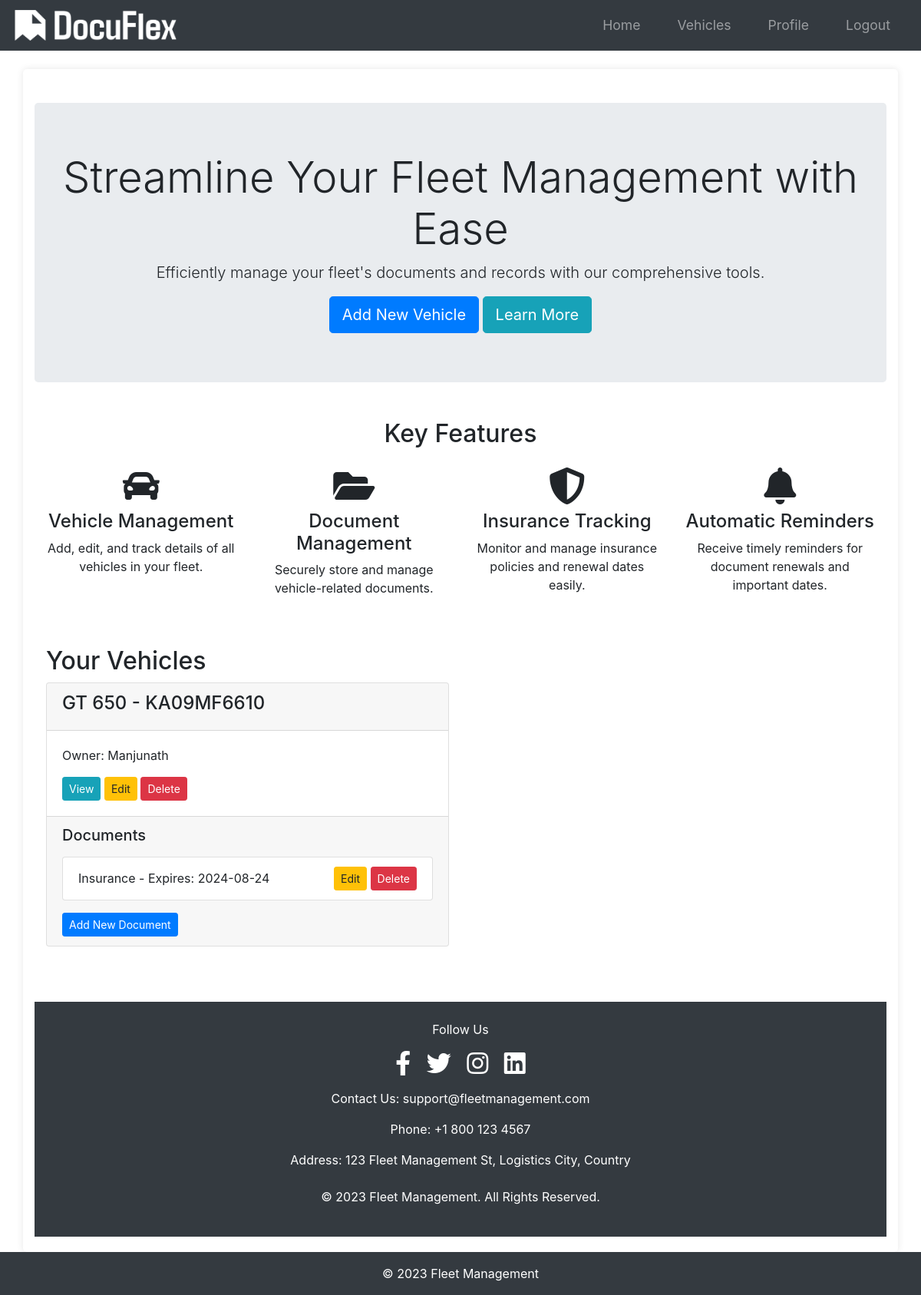
Screenshot of /home (signed in) with the database file from the repository.
### app/models.py (models this page shows)
class Vehicle(db.Model):
    id = db.Column(db.Integer, primary_key=True)
    name = db.Column(db.String(100), nullable=False)
    vehicle_number = db.Column(db.String(100), unique=True, nullable=False)
    user_id = db.Column(db.Integer, db.ForeignKey("user.id"), nullable=False)
    documents = db.relationship(
        "Document", backref="vehicle", lazy=True, cascade="all, delete-orphan"
    )

class User(db.Model, UserMixin):
    id = db.Column(db.Integer, primary_key=True)
    username = db.Column(db.String(20), unique=True, nullable=False)
    email = db.Column(db.String(120), unique=True, nullable=False)
    phone = db.Column(db.String(20), nullable=True)  # Add phone field
    image_file = db.Column(db.String(20), nullable=False, default="default.jpg")
    password = db.Column(db.String(60), nullable=False)
    vehicles = db.relationship("Vehicle", backref="owner", lazy=True)

class Document(db.Model):
    id = db.Column(db.Integer, primary_key=True)
    document_type = db.Column(db.String(50), nullable=False)
    serial_number = db.Column(db.String(100), nullable=False)
    start_date = db.Column(db.DateTime, nullable=False)
    end_date = db.Column(db.DateTime, nullable=False)
    date_posted = db.Column(db.DateTime, nullable=False, default=datetime.utcnow)
    vehicle_id = db.Column(
        db.Integer,
        db.ForeignKey("vehicle.id", ondelete="CASCADE"),
        nullable=False,
        index=True,
    )
    additional_info = db.Column(db.Text, nullable=True)

### app/routes.py (the view)
@main.route("/home")
@login_required
def home():
    vehicles = Vehicle.query.filter_by(owner=current_user).all()
    return render_template("home.html", vehicles=vehicles)

### app/__init__.py (called while the page is built)
def create_app(config_class=Config):
    app = Flask(__name__)
    app.config.from_object(config_class)
    db.init_app(app)
    bcrypt.init_app(app)
    login_manager.init_app(app)
    mail.init_app(app)
    migrate.init_app(app, db)
    login_manager.login_view = "main.login"
    login_manager.login_message_category = "info"
    from app.models import User
    @login_manager.user_loader
    def load_user(user_id):
        return User.query.get(int(user_id))
    from app.routes import main as main_blueprint
    app.register_blueprint(main_blueprint)
    scheduler = BackgroundScheduler()
    scheduler.add_job(check_document_expirations, "interval", hours=24)
    scheduler.start()
    return app

### app/templates/home.html (shortened to what this page needs)
{% extends "base.html" %}
{% block content %}
<div class="jumbotron text-center mt-4">
    <h1 class="display-4">Streamline Your Fleet Management with Ease</h1>
    <p class="lead">Efficiently manage your fleet's documents and records with our comprehensive tools.</p>
    {% if current_user.is_authenticated %}
        <a class="btn btn-primary btn-lg" href="{{ url_for('main.new_vehicle') }}" role="button">Add New Vehicle</a>
        <a class="btn btn-info btn-lg" href="{{ url_for('main.learn_more') }}" role="button">Learn More</a>
    {% else %}
        <a class="btn btn-primary btn-lg" href="{{ url_for('main.register') }}" role="button">Get Started</a>
        <a class="btn btn-secondary btn-lg" href="{{ url_for('main.login') }}" role="button">Login</a>
    {% endif %}
</div>
<div class="container mt-5">
    <h2 class="text-center">Key Features</h2>
    <div class="row mt-4">
        <div class="col-md-3 text-center">
            <i class="fas fa-car fa-3x mb-2"></i>
            <h4>Vehicle Management</h4>
            <p>Add, edit, and track details of all vehicles in your fleet.</p>
        </div>
        <div class="col-md-3 text-center">
            <i class="fas fa-folder-open fa-3x mb-2"></i>
            <h4>Document Management</h4>
            <p>Securely store and manage vehicle-related documents.</p>
        </div>
        <div class="col-md-3 text-center">
            <i class="fas fa-shield-alt fa-3x mb-2"></i>
            <h4>Insurance Tracking</h4>
            <p>Monitor and manage insurance policies and renewal dates easily.</p>
        </div>
        <div class="col-md-3 text-center">
            <i class="fas fa-bell fa-3x mb-2"></i>
            <h4>Automatic Reminders</h4>
            <p>Receive timely reminders for document renewals and important dates.</p>
        </div>
    </div>
</div>
{% if current_user.is_authenticated %}
    <div class="container mt-5">
        <h2>Your Vehicles</h2>
        <div class="row">
            {% for vehicle in vehicles %}
            <div class="col-lg-6 mb-4">
                <div class="card">
                    <div class="card-header">
                        <h4>{{ vehicle.name }} - {{ vehicle.vehicle_number }}</h4>
                    </div>
                    <div class="card-body">
                        <p class="card-text">Owner: {{ vehicle.owner.username }}</p>
                        <a href="{{ url_for('main.view_vehicle', vehicle_id=vehicle.id) }}" class="btn btn-info btn-sm">View</a>
                        <a href="{{ url_for('main.edit_vehicle', vehicle_id=vehicle.id) }}" class="btn btn-warning btn-sm">Edit</a>
                        <form action="{{ url_for('main.send_delete_otp', vehicle_id=vehicle.id) }}" method="POST" class="d-inline">
                            <button type="submit" class="btn btn-danger btn-sm">Delete</button>
                        </form>
                    </div>
                    <div class="card-footer">
                        <h5 class="mb-3">Documents</h5>
                        <ul class="list-group">
                            {% for document in vehicle.documents %}
                            <li class="list-group-item d-flex justify-content-between align-items-center">
                                {{ document.document_type }} - Expires: {{ document.end_date.strftime('%Y-%m-%d') }}
                                <span>
                                    <a href="{{ url_for('main.edit_document', vehicle_id=vehicle.id, document_id=document.id) }}" class="btn btn-warning btn-sm">Edit</a>
                                    <form action="{{ url_for('main.send_delete_document_otp', vehicle_id=vehicle.id, document_id=document.id) }}" method="POST" class="d-inline">
                                        <button type="submit" class="btn btn-danger btn-sm">Delete</button>
                                    </form>
                                </span>
                            </li>
                            {% endfor %}
                        </ul>
                        <a href="{{ url_for('main.add_document', vehicle_id=vehicle.id) }}" class="btn btn-primary btn-sm mt-3">Add New Document</a>
                    </div>
                </div>
            </div>
            {% endfor %}
        </div>
    </div>
{% endif %}
<footer class="footer bg-dark text-white mt-5 py-4">
    <div class="container text-center">
        <p>Follow Us</p>
        <a href="https://www.facebook.com" target="_blank" class="text-white mx-2"><i class="fab fa-facebook-f fa-2x"></i></a>
        <a href="https://www.twitter.com" target="_blank" class="text-white mx-2"><i class="fab fa-twitter fa-2x"></i></a>
        <a href="https://www.instagram.com" target="_blank" class="text-white mx-2"><i class="fab fa-instagram fa-2x"></i></a>
        <a href="https://www.linkedin.com" target="_blank" class="text-white mx-2"><i class="fab fa-linkedin fa-2x"></i></a>
        <div class="mt-3">
            <p>Contact Us: <a href="mailto:support@fleetmanagement.com" class="text-white">support@fleetmanagement.com</a></p>
            <p>Phone: +1 800 123 4567</p>
            <p>Address: 123 Fleet Management St, Logistics City, Country</p>
        </div>
        <p class="mt-4">&copy; 2023 Fleet Management. All Rights Reserved.</p>
    </div>
</footer>
{% endblock %}

### app/static/styles.css (style rules this page uses)
body { font-family: Arial, sans-serif; margin: 0; padding: 0; background-color: #f4f4f4; }
.container { width: 80%; margin: 0 auto; }
.btn-primary { display: inline-block; background-color: #5cb85c; color: #fff; padding: 10px 20px; border: none; border-radius: 5px; cursor: pointer; text-decoration: none; }
body { font-family: Arial, sans-serif; margin: 0; padding: 0; }
.btn-primary { display: inline-block; padding: 0.75rem 1.25rem; border: none; border-radius: 4px; background-color: #007bff; color: #fff; text-align: center; cursor: pointer; }

### app/templates/base.html (style rules this page uses)
html, body { height: 100%; margin: 0; display: flex; flex-direction: column; }
.container { flex: 1; }
.footer { background-color: #343a40; color: white; }

### rows the page displays
Vehicle: name "GT 650", vehicle_number "KA09MF6610", owner.username "Manjunath"
Document: document_type "Insurance", end_date "2024-08-24"
